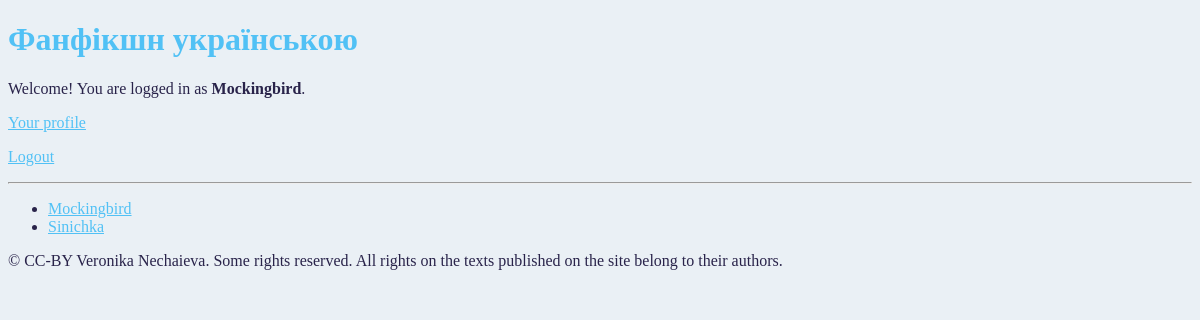
Screenshot of /fics/authors (signed in) with the database file from the repository.
### app_fanfics/models.py (models this page shows)
class User(AbstractUser):
    pass

class Author(models.Model):
    nickname = models.CharField(max_length=50)
    user = models.OneToOneField(User, on_delete=models.SET_NULL, null=True)
    register_date = models.DateField()
    def __str__(self):
        return self.nickname

### app_fanfics/views/authors.py (the view)
# urls.py: path('authors', authors.author_list, name='authors_list'),
def author_list(request):
    context = get_login_context(request, {
        'authors_list': Author.objects.order_by('nickname')
    })
    print("author_list: context={}".format(context))
    return render(request, 'author_list.html', context)

### app_fanfics/views/contexts.py (called while the page is built)
def get_login_context(request, base_context: dict = None):
    logged_in = request.user.is_authenticated
    if logged_in:
        username = request.user.username
        author_ids = Author.objects.filter(nickname=username)
        print("AUTHOR IDS:", author_ids)
        author_id = author_ids[0].id if author_ids else None
    else:
        username = None
        author_id = None
    auth_context = {
        'logged_in': request.user.is_authenticated,
        'username': username,
        'author_id': author_id,
        'google_url': GOOGLE_URL}
    if base_context:
        context = base_context
        base_context.update(auth_context)
        return context
    return auth_context

### app_fanfics/templates/author_list.html (shortened to what this page needs)
<!DOCTYPE html>
{% load static %}
<html lang="en">
<head>
    <link rel="stylesheet" type="text/css" href="{% static 'css/style.css' %}">
</head>
<body>
{% include "sub_elements/header.html" %}
<hr/>
{% if authors_list %}
<ul>
    {% for author in authors_list %}
    <li><a href="{% url 'fics:author_page' author.id %}">{{author.nickname}}</a></li>
    {% endfor %}
</ul>
{% else %}
<p> No authors are registered yet.</p>
{% endif %}
{% include "sub_elements/footer.html" %}
</body>
</html>

### app_fanfics/templates/sub_elements/header.html (shortened to what this page needs)
{% load static %}
<div id="header">
    <a href="{% url 'fics:index' %}" style="text-decoration: none"><h1>Фанфікшн українською</h1></a>
    {% if logged_in %}
        <p>Welcome! You are logged in as <b>{{ username }}</b>.</p>
        {% if author_id %}
            <p><a href="{%  url 'fics:author_page' author_id %}">Your profile</a></p>
        {%  endif %}
        <p><a href="{% url 'fics:logout' %}">Logout</a></p>
    {% endif %}
</div>

### app_fanfics/static/css/style.css (style rules this page uses)
body { background-color: #eaf0f5; color: #29234a; font: 16px calibri; }
a:link { color: #51c1f5; }

### rows the page displays
User: username "Mockingbird"
Author: nickname "Mockingbird"
Author: nickname "Sinichka"
